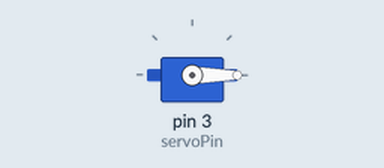
A sketch run on a simulated Arduino Uno, built with avr-gcc and run on an emulated ATmega328P. On the bench: servo.

Above: at 0.05 s.
At 10.0 s:
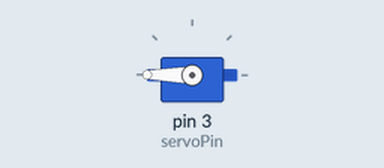
Timing chart, 0 to 13.0 s (numbered marks = the images above):
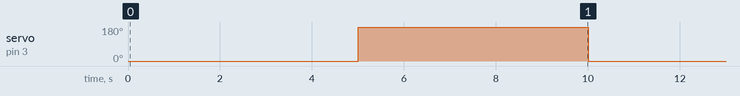

The sketch:

sand_clock.ino
```cpp
// Include the Servo library
#include <Servo.h>
// Declare the Servo pin
int servoPin = 3;
// Create a servo object
Servo Servo1;
void setup() {
   // We need to attach the servo to the used pin number
   Servo1.attach(servoPin);
}
void loop(){
   // Make servo go to 0 degrees
   Servo1.write(0);
   delay(5000);
   // Make servo go to 180 degrees
   Servo1.write(180);
   delay(5000);

}
```

Measured:
- by itself, servo on pin 3 (servoPin): alternates 180° for 5.0 s and 0° for 5.0 s
